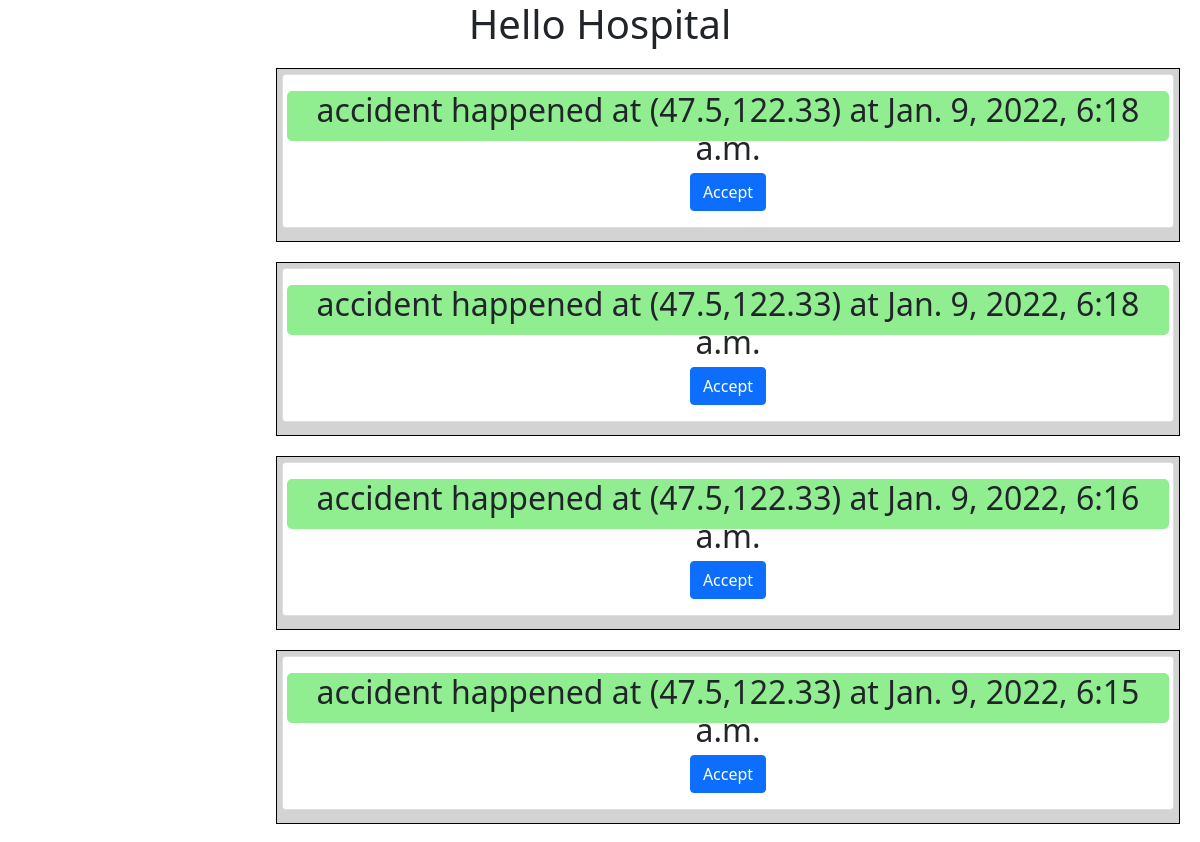
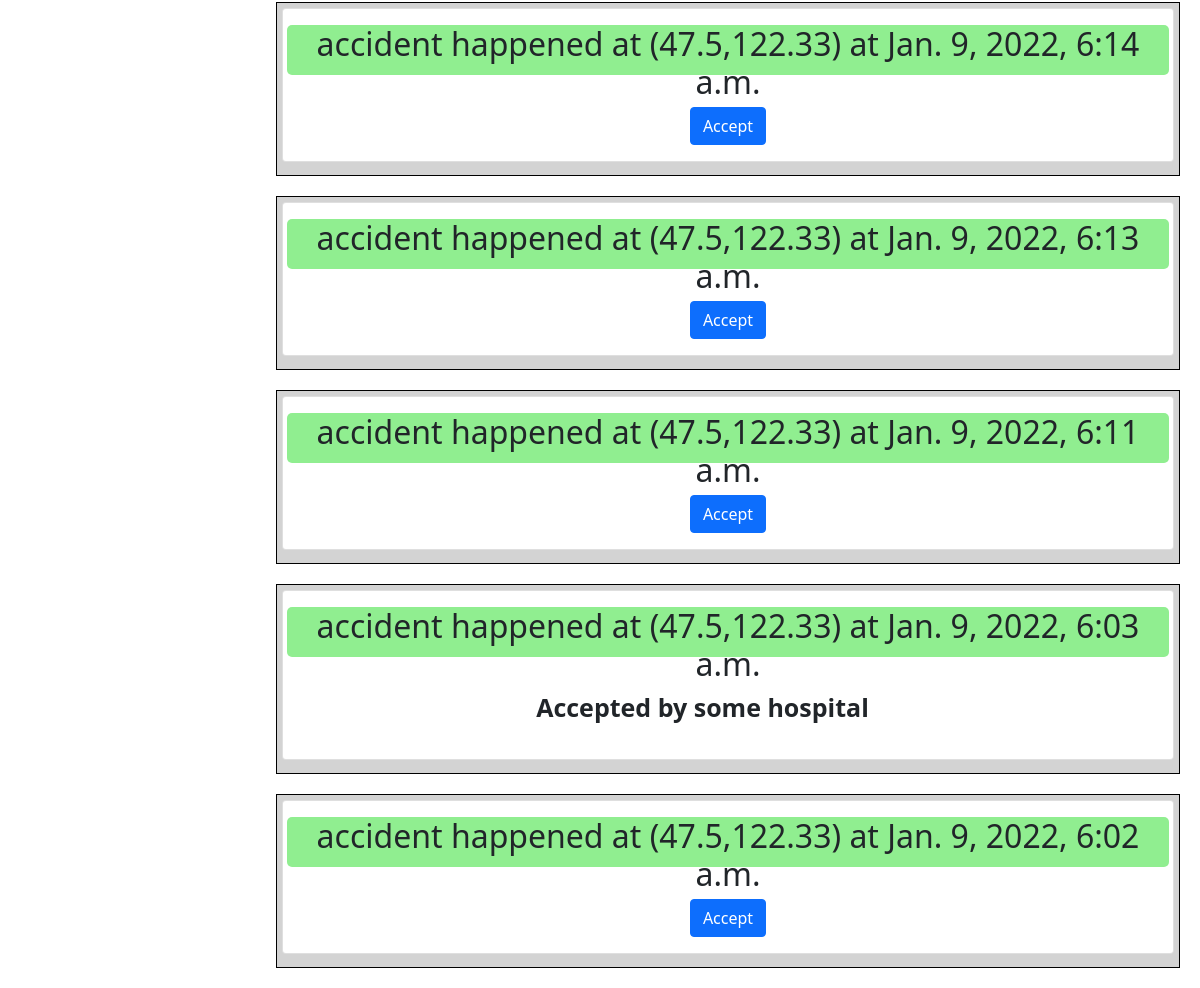
/test, run on the app's committed database (2 pictures, top to bottom).
### accidentdetectionapp/models.py (models this page shows, shortened)
class Notifications(models.Model):
    n_id=models.AutoField(primary_key=True)
    notification = models.CharField(max_length=1000)
    accident_date = models.DateTimeField(auto_now_add=True)
    lattitude=models.FloatField(blank=True,null=True)
    longitude= models.FloatField(blank=True,null=True)
    accepted = models.IntegerField(blank=True,null=True)

### accidentdetectionapp/views.py (the view)
# urls.py: path("test",views.test,name='test'),
def test(request):
    global hospital_name
    notifications = Notifications.objects.all().order_by('-n_id')
    context = {
        'notifications': notifications,
        'hospital_name':hospital_name,
    }
    return render(request,"index2.html",context)

### accidentdetectionapp/template/index2.html (shortened to what this page needs)
<!doctype html>
<html lang="en">
  <head>
    <link rel="stylesheet" href="style.css">
    <link href="https://cdn.jsdelivr.net/npm/bootstrap@5.0.2/dist/css/bootstrap.min.css" rel="stylesheet">
  </head>
  <body>
<h1 class="h1">Hello Hospital</h1>
{% for notification in notifications %}
    <div class="container col-sm-6">
    <div class="card mb-2">
        <div class="card-body p-2 p-sm-3">
            <div class="media forum-item">
                <div class="media-body">
                    <h2><div class="row">
                        <div class="col-sm"  id="xyz"> {{notification.notification}} at ({{notification.lattitude}},{{notification.longitude}}) at {{notification.accident_date}} </div>
                    </div></h2>
                      <br>
                </div>
                {% if notification.accepted == 0 %}
                <a href="{% url 'accept'  notification.n_id %}"><button type="button" class="btn btn-primary">Accept</button></a>
                {% else %}
    <p style="    font-size: 25px;
    margin-right: 51px;
    font-weight: 600;">Accepted by some hospital</p>
{% endif %}
            </div>
        </div>
    </div>
</div>
{% endfor %}
  </body>
</html>

### accidentdetectionapp/template/index2.html (style rules this page uses)
.container { background-color: lightgrey; width: fit-content; border: 1px solid black; padding: 5px; margin: 20px; margin-left: 23%; text-align: center; }
.h1 { text-align: center; }
#xyz { background-color:lightgreen ; border-radius: 5px; height: 50px; }

### data on the page
Notifications: notification "accident happened", lattitude "47.5", longitude "122.33", accident_date "Jan. 9, 2022, 6:18 a.m.", accepted "Accept"
Notifications: notification "accident happened", lattitude "47.5", longitude "122.33", accident_date "Jan. 9, 2022, 6:18 a.m.", accepted "Accept"
Notifications: notification "accident happened", lattitude "47.5", longitude "122.33", accident_date "Jan. 9, 2022, 6:16 a.m.", accepted "Accept"
Notifications: notification "accident happened", lattitude "47.5", longitude "122.33", accident_date "Jan. 9, 2022, 6:15 a.m.", accepted "Accept"
Notifications: notification "accident happened", lattitude "47.5", longitude "122.33", accident_date "Jan. 9, 2022, 6:14 a.m.", accepted "Accept"
Notifications: notification "accident happened", lattitude "47.5", longitude "122.33", accident_date "Jan. 9, 2022, 6:13 a.m.", accepted "Accept"
Notifications: notification "accident happened", lattitude "47.5", longitude "122.33", accident_date "Jan. 9, 2022, 6:11 a.m.", accepted "Accept"
Notifications: notification "accident happened", lattitude "47.5", longitude "122.33", accident_date "Jan. 9, 2022, 6:03 a.m.", accepted "Accepted by some hospital"
Notifications: notification "accident happened", lattitude "47.5", longitude "122.33", accident_date "Jan. 9, 2022, 6:02 a.m.", accepted "Accept"
